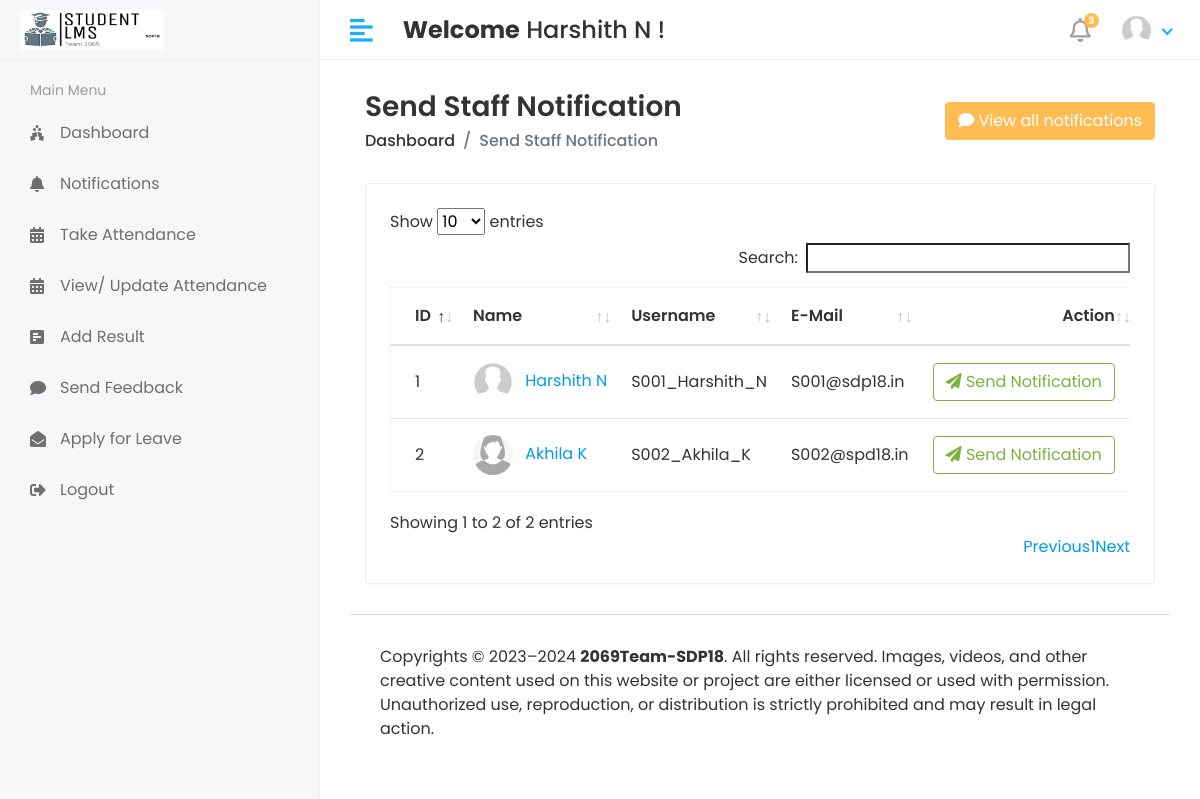
The page /HOD/Staff/Send_Notification (signed in) on the database its author committed.
### app/models.py (models this page shows, shortened)
class CustomUser(AbstractUser):
    USER_CHOICES = (
        (1, 'HOD'),
        (2, 'STAFF'),
        (3, 'STUDENT'),
    )
    user_type = models.CharField(choices=USER_CHOICES, max_length=50, default=1)
    profile_pic = models.ImageField(upload_to='media/profile_pics')
    class Meta:
        db_table = 'custom_user_table'

class Staff(models.Model):
    admin = models.OneToOneField(CustomUser,on_delete=models.CASCADE)
    address = models.TextField()
    gender = models.CharField(max_length=100)
    desgination = models.CharField(max_length=100)
    created_at = models.DateTimeField(auto_now_add=True)
    updated_at = models.DateTimeField(auto_now_add=True)
    class Meta:
        db_table = 'staff_table'

### Studentlearningmanagementsystem/HOD_views.py (the view)
# urls.py: path('HOD/Staff/Send_Notification', HOD_views.STAFF_SEND_NOTIFICATIONS, name = 'staff_send_notifications'),
@login_required(login_url='/')
def STAFF_SEND_NOTIFICATIONS(request):
    staff = Staff.objects.all()
    see_notifications = Staff_Notifications.objects.all().order_by('-id')[0:5]
    context = {
        'staff' : staff,
        'see_notifications': see_notifications,
    }
    return render(request, 'Hod/staff_notifications.html', context)

### templates/HOD/staff_notifications.html (shortened to what this page needs)
{% extends 'base.html' %}
{% block content %}
<div class="content container-fluid">
    <div class="page-header">
       <div class="row align-items-center">
          <div class="col">
             <h3 class="page-title">Send Staff Notification</h3>
             <ul class="breadcrumb">
                <li class="breadcrumb-item"><a href="{% url 'HOD_home' %}">Dashboard</a></li>
                <li class="breadcrumb-item active">Send Staff Notification</li>
             </ul>
          </div>
          <div class="col-auto text-right float-right ml-auto">
            <button type="button" class="btn btn-primary" data-toggle="modal" data-target="#example"><i class="fas fa-comment"></i>
                View all notifications
              </button>
          </div>
       </div>
    </div>
    <div class="row">
       <div class="col-sm-12">
          <div class="card card-table">
             <div class="card-body">
                <div class="table-responsive">
                  <table id='table_id' class="table table-hover table-center mb-0">
                     <thead>
                         <tr>
                             <th>ID</th>
                             <th>Name</th>
                             <th>Username</th>
                             <th>E-Mail</th>
                             <th class="text-right">Action</th>
                         </tr>
                     </thead>
                     <tbody>
                         {% for i in staff %}
                         <tr>
                             <td>{{i.id}}</td>
                             <td>
                                 <div class="table-avatar">
                                     <a href="student-details.html" class="avatar avatar-sm mr-2"><img
                                             class="avatar-img rounded-circle"
                                             src="/{{i.admin.profile_pic}}" alt="User Image"></a>
                                     <a href="student-details.html">{{i.admin.first_name}}&nbsp;{{i.admin.last_name}}</a>
                                 </div>
                             </td>
                             <td>{{i.admin.username}}</td>
                             <td>{{i.admin.email}}</td>
                             <td class="text-right">
                              <button class="btn btn-outline-success" data-toggle="modal" data-target="#sendnotification-{{forloop.counter}}"><i class="fas fa-paper-plane"></i> Send Notification </button>
                             </td>
                         </tr>
                         {% endfor %}
                     </tbody>
                   </table>
                </div>
             </div>
          </div>
       </div>
    </div>
 </div>
{% endblock %}

### templates/includes/header.html (shortened to what this page needs)
{% load static %}
<div class="header">
    <div class="header-left">
       <a href="index.html" class="logo">
       <img src="{% static 'assets/img/logo3.jpg' %}" alt="Logo">
       </a>
    </div>
    <a href="javascript:void(0);" id="toggle_btn">
    <i class="fas fa-align-left"></i>
    </a>
    <div class="top-nav-search mt-3">
      <h4><strong>Welcome</strong>&nbsp;<span>{{user.first_name}} {{ user.last_name }}&nbsp;!</span></h4>
    </div>
    <ul class="nav user-menu">
       <li class="nav-item dropdown noti-dropdown">
          <a href="#" class="dropdown-toggle nav-link" data-toggle="dropdown">
          <i class="far fa-bell"></i> <span class="badge badge-pill">3</span>
          </a>
       </li>
       <li class="nav-item dropdown has-arrow">
          <a href="#" class="dropdown-toggle nav-link" data-toggle="dropdown">
            {% if user.profile_pic == "" %}
            <img class="rounded-circle" src="{% static '/assets/img/noimg.jpg' %}" width="31" alt="{{user.username}}">
            {% else %}
          <span class="user-img"><img class="rounded-circle" src="/{{ user.profile_pic }}" width="31" alt="{{user.username}}"></span>
          {% endif %}
         </a>
       </li>
    </ul>
 </div>

### static/assets/css/style.css (style rules this page uses)
html { height: 100%; }
body { background-color: #fff; color: #333; font-family: 'Poppins', sans-serif; font-size: 1rem; height: 100%; line-height: 1.5; overflow-x: hidden; }
h1, h2, h3, h4, h5, h6 { font-family: 'Poppins', sans-serif; margin-top: 0; }
a { color: #009ce7; }
input, button, a { transition: all 0.4s ease; -moz-transition: all 0.4s ease; -o-transition: all 0.4s ease; -ms-transition: all 0.4s ease; -webkit-transition: all 0.4s ease; }
input, input:focus, button, button:focus { outline: none; }
ul, ol { padding: 0px; list-style: none; }
.table { color: #333; max-width: 100%; margin-bottom: 0; width: 100%; }
.table.dataTable { border-collapse: collapse !important; border: 1px solid rgba(0, 0, 0, 0.05); }
.table thead tr th { font-weight: 600; }
.table tbody tr { border-bottom: 1px solid rgba(0, 0, 0, 0.05); }
.table.table-center td, .table.table-center th { vertical-align: middle; }
.card-table .card-body .table > thead > tr > th { border-top: 0; }
.card-table .card-body .table tr td:first-child, .card-table .card-body .table tr th:first-child { padding-left: 1.5rem; }
.card-table .card-body .table tr td:last-child, .card-table .card-body .table tr th:last-child { padding-right: 1.5rem; }
.card-table .table td, .card-table .table th { border-top: 1px solid #e2e5e8; padding: 1rem 0.75rem; white-space: nowrap; }
.btn-primary { background-color: #FFBC53; border: 1px solid #FFBC53; }
.btn-outline-success { color: #7bb13c; border-color: #7bb13c; }
.card { border: 1px solid #ececf5; box-shadow: 0 1px 3px 0 rgba(0, 0, 0, 0.03); margin-bottom: 1.875rem; }
.card-body { padding: 1.5rem; }
.avatar { position: relative; display: inline-block; width: 3rem; height: 3rem }
.avatar > img { width: 100%; height: 100%; -o-object-fit: cover; object-fit: cover; }
.avatar-sm { width: 2.5rem; height: 2.5rem; }
.header { background-color: #fff; border-bottom: 1px solid #f3f3f4; left: 0; position: fixed; right: 0; top: 0; z-index: 1001; height: 60px; }
.header .header-left { float: left; height: 60px; padding: 0 20px; position: relative; width: 320px; z-index: 1; transition: all 0.2s ease-in-out; background-color: #f7f7fa; border-bottom: 1px solid #efefef; border-right: 1px solid #ececf5; display: flex; align-items: center; }
.header .header-left .logo { display: inline-block; line-height: 60px; }
.header .header-left .logo img { max-height: 40px; width: auto; }
.header .dropdown-toggle:after { display: none; }
.header .has-arrow .dropdown-toggle:after { border-top: 0; border-left: 0; border-bottom: 2px solid #18aefa; border-right: 2px solid #18aefa; content: ''; height: 8px; display: inline-block; pointer-events: none; -webkit-transform-origin: 66% 66%; -ms-transform-origin: 66% 66%; transform-origin: 66% 66%; -webkit-transform: rotate(45deg); -ms-transform: rotate(45deg); transform: rotate(45deg); -webkit-transition: all 0.15s ease-in-out; transition: all 0.15s ease-in-out; width: 8px; vertical-align: 0px; }
.user-menu { float: right; margin: 0; position: relative; z-index: 99; padding-right: 15px; }
.user-menu.nav > li > a { color: #a0a0a0; font-size: 14px; line-height: 58px; padding: 0 15px; height: 60px; }
.user-img { margin-right: 3px; position: relative; }
.top-nav-search { float: left; margin-left: 15px; }
.page-header { margin-bottom: 1.875rem; }
.page-header .breadcrumb { background-color: transparent; color: #6c757d; font-size: 1rem; font-weight: 500; margin-bottom: 0; padding: 0; }
.page-header .breadcrumb a { color: #333; }
.page-title { font-size: 28px; font-weight: 600; color: #333; margin-bottom: 5px; }
.user-menu.nav > li > a .badge { background-color: #FFBC53; display: block; font-size: 10px; font-weight: bold; height: 15px; width: 15px; position: absolute; right: 7px; top: 13px; color: #fff; padding: 3px; }
.user-menu.nav > li > a > i { font-size: 1.5rem; line-height: 60px; }
@media (min-width: 992px) { #toggle_btn { align-items: center; color: #18aefa; display: inline-flex; float: left; font-size: 26px; height: 60px; justify-content: center; margin-left: 15px; padding: 0 15px; } }

### rows shown on the page
CustomUser: first_name "Harshith", last_name "N", profile_pic (picture)
Staff: id "1", admin.profile_pic (picture), admin.first_name "Harshith", admin.last_name "N", admin.username "S001_Harshith_N", admin.email "S001@sdp18.in"
Staff: id "2", admin.profile_pic (picture), admin.first_name "Akhila", admin.last_name "K", admin.username "S002_Akhila_K", admin.email "S002@spd18.in"
